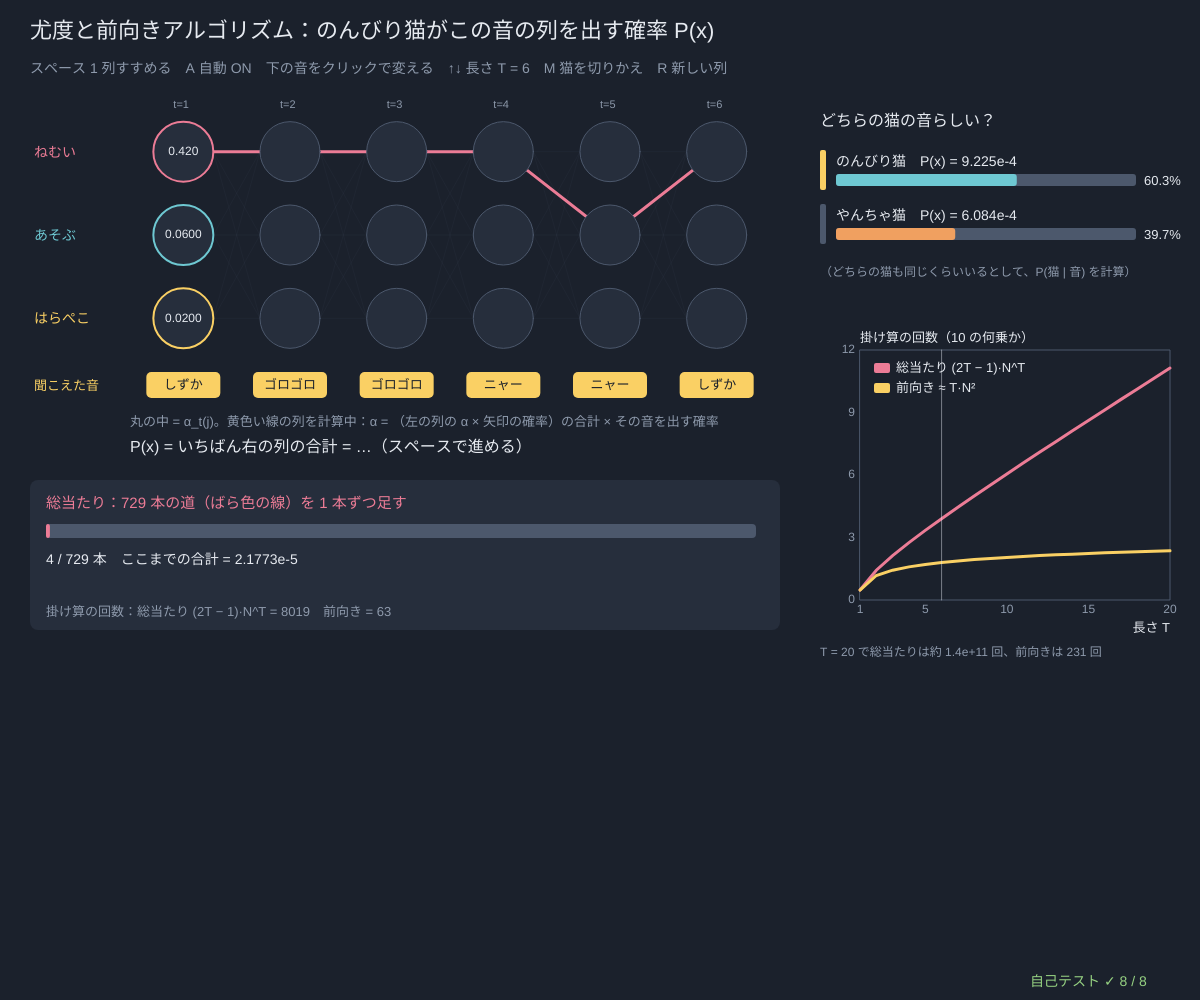
Frame 1 (no input)
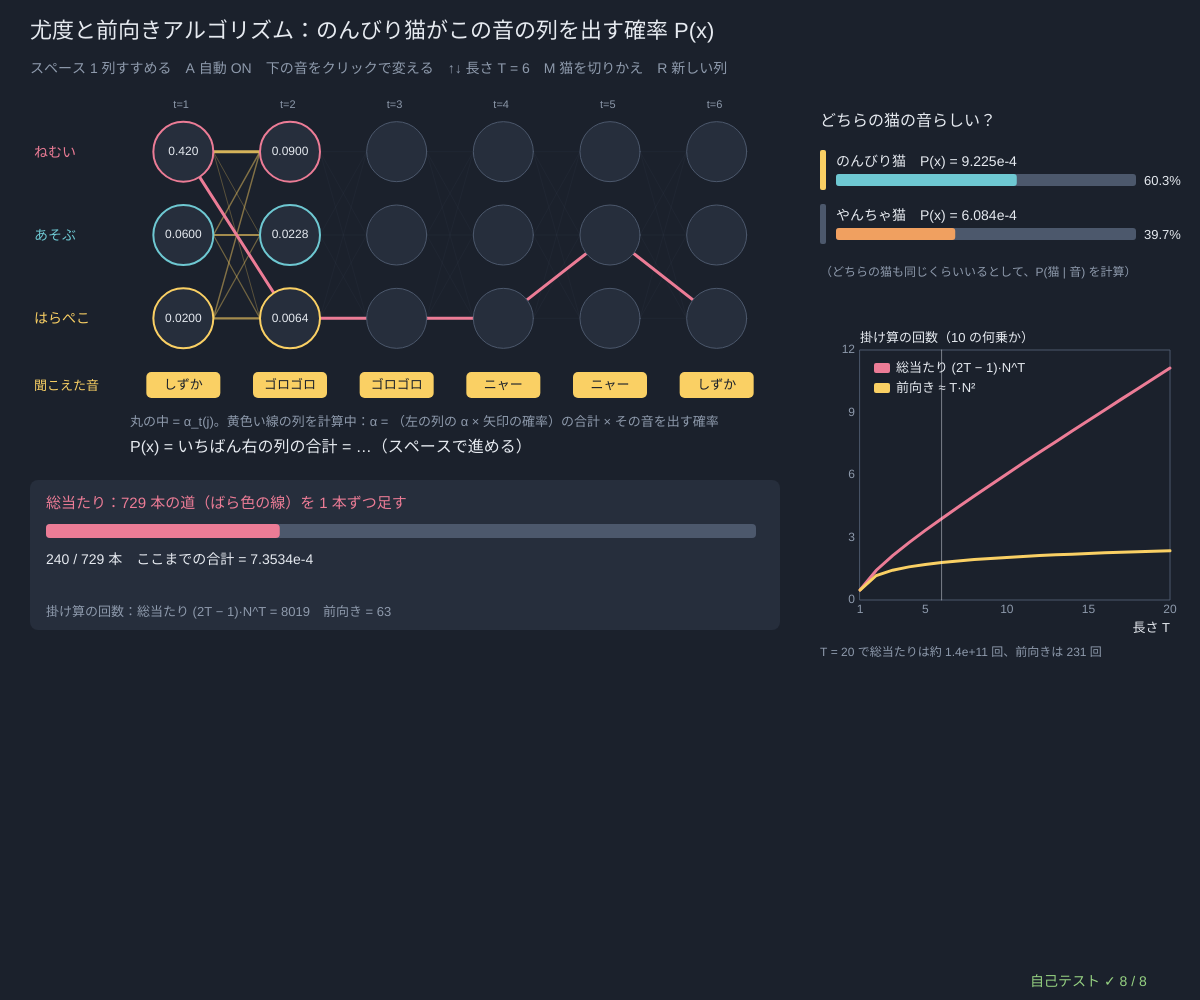
Frame 60 (no input)
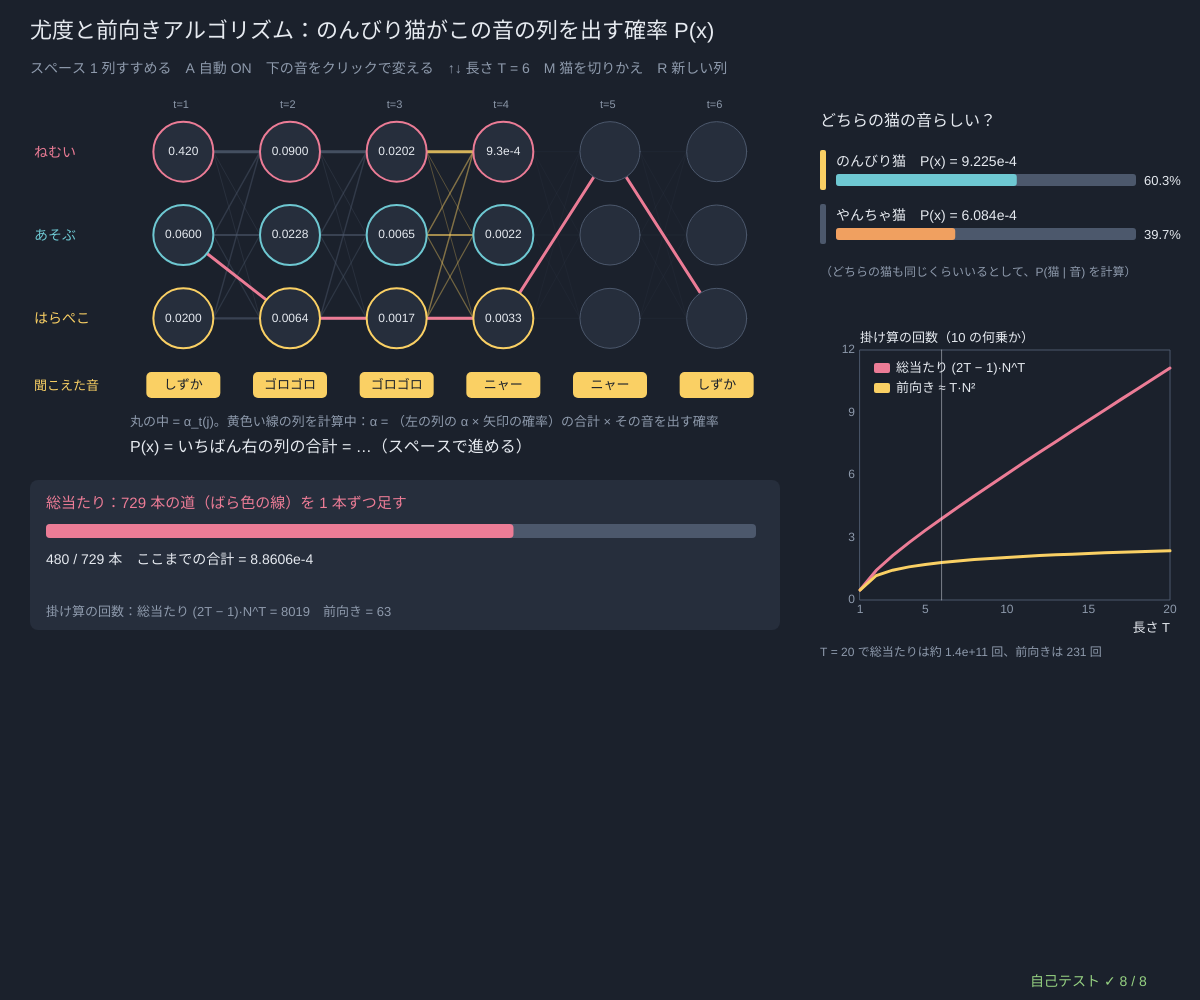
Frame 120 (the mouse pressed at the canvas centre since frame 60)

The p5.js sketch that drew these frames (run headless with seeded random() and noise() and a simulated clock; from frame 60 on, the mouse is pressed at the canvas centre):

// p5.js sketch
// ── sketch.js
// ============================================
// 01 尤度と前向きアルゴリズム ─ となりの部屋の猫のきげん（ねむい・あそぶ・はらぺこ）は見えず、聞こえる音（しずか・ゴロゴロ・ニャー）だけがわかる。
// 「この音の列が出る確率 P(x)」は、きげんの道 N^T 本ぜんぶの確率の合計。総当たりは T が増えるとすぐ無理になる。
// 前向きアルゴリズム：格子（トレリス）の点に α_t(j) = P(ここまでの音, 今 j) を左から右へ書く。α_t(j) = b_j(x_t) × Σ_i α_{t−1}(i) a_ij。掛け算は T·N² 回くらい
// 2 匹の猫（のんびり・やんちゃ）のモデルで P(x) をくらべると、どちらの猫の音らしいかがわかる
// スペース 1 列すすめる / A 自動 / 下の音をクリックで変える / ↑↓ 長さ T / M 見る猫を切りかえ / R 新しい列
// ============================================

const C_STATES = ['ねむい', 'あそぶ', 'はらぺこ'], C_OBS = ['しずか', 'ゴロゴロ', 'ニャー'], CAT_NAMES = ['のんびり猫', 'やんちゃ猫'];
const cats = [                           // ★ 2 匹のモデル（p0 = はじめ、tr = A、em = B）
  { p0: [0.6, 0.2, 0.2], tr: [[0.8, 0.1, 0.1], [0.3, 0.5, 0.2], [0.3, 0.2, 0.5]], em: [[0.7, 0.25, 0.05], [0.3, 0.3, 0.4], [0.1, 0.1, 0.8]] },
  { p0: [0.2, 0.5, 0.3], tr: [[0.4, 0.4, 0.2], [0.1, 0.7, 0.2], [0.1, 0.5, 0.4]], em: [[0.6, 0.3, 0.1], [0.2, 0.2, 0.6], [0.05, 0.05, 0.9]] },
];
const T_MAX = 10;                        // ★ 長さの上限（総当たりは 3^10 = 59049 本まで）
let seq = [0, 1, 1, 2, 2, 0], shown = 0, colsDone = 1, auto = true, fw = null, liks = [0, 0], brute = null, obsHit = [], srcCat = -1;

function setup() {
  createCanvas(windowWidth, windowHeight);
  selfTest();
  seedRng(71); refresh();
}
function windowResized() { resizeCanvas(windowWidth, windowHeight); }
function refresh() {                     // 列かモデルが変わったら計算し直す
  fw = forwardCount(cats[shown], seq); liks = cats.map((m) => fwdPlain(m, emTable(m, seq)).lik);
  colsDone = 1; brute = { k: 0, sum: 0, total: Math.pow(3, seq.length), cur: null };
}
// ★ 前向きアルゴリズム（掛け算の回数も数える）
function forwardCount(m, xs) {
  let n = m.p0.length, al = [], mults = 0;
  for (let t = 0; t < xs.length; t++) {
    let row = [];
    for (let j = 0; j < n; j++) {
      let s = 0;
      if (t === 0) s = m.p0[j]; else for (let i = 0; i < n; i++) { s += al[t - 1][i] * m.tr[i][j]; mults++; }
      row.push(s * m.em[j][xs[t]]); mults++;
    }
    al.push(row);
  }
  return { al, lik: sumOf(al[al.length - 1]), mults };
}
function pathOfIndex(k, n, len) { let zs = new Array(len); for (let t = len - 1; t >= 0; t--) { zs[t] = k % n; k = Math.floor(k / n); } return zs; }   // k 番目の道（3 進法）
function pathProb(m, xs, zs) { let p = m.p0[zs[0]] * m.em[zs[0]][xs[0]]; for (let t = 1; t < xs.length; t++) p *= m.tr[zs[t - 1]][zs[t]] * m.em[zs[t]][xs[t]]; return p; }   // 掛け算 2T − 1 回
// ★ 総当たりを少しずつ進める（1 フレームに何本か）
function advanceBrute(b, m, xs, count) {
  let end = Math.min(b.total, b.k + count);
  for (; b.k < end; b.k++) { b.cur = pathOfIndex(b.k, 3, xs.length); b.sum += pathProb(m, xs, b.cur); }
}
function bruteMults(n, len) { return (2 * len - 1) * Math.pow(n, len); }
function forwardMults(n, len) { return n + (len - 1) * (n * n + n); }

function draw() {
  background(...BG);
  let m = cats[shown], len = seq.length;
  if (auto && frameCount % 40 === 0 && colsDone < len) colsDone++;
  if (brute.k < brute.total) advanceBrute(brute, m, seq, Math.max(1, Math.ceil(brute.total / 200)));
  hudTitle('尤度と前向きアルゴリズム：' + CAT_NAMES[shown] + 'がこの音の列を出す確率 P(x)', 'スペース 1 列すすめる　A 自動 ' + (auto ? 'ON' : 'OFF') + '　下の音をクリックで変える　↑↓ 長さ T = ' + len + '　M 猫を切りかえ　R 新しい列');
  // ---- トレリス
  let gx = 130, gy = 110, gw = Math.max(420, width - 560), gh = 250, tx = (t) => gx + ((t + 0.5) * gw) / len, ty = (j) => gy + ((j + 0.5) * gh) / 3, r = Math.min(30, gw / len / 2 - 6);
  for (let j = 0; j < 3; j++) note(C_STATES[j], 34, ty(j) + 5, ST_COLS[j], 14);
  for (let t = 1; t < len; t++) for (let i = 0; i < 3; i++) for (let j = 0; j < 3; j++) {
    let on = t < colsDone; stroke(...(t === colsDone - 1 ? LAN : LINEC), on ? 60 + 190 * m.tr[i][j] : 40); strokeWeight(on ? 0.6 + 3 * m.tr[i][j] : 0.6); line(tx(t - 1) + r, ty(i), tx(t) - r, ty(j));
  }
  if (brute.cur && brute.k < brute.total) { stroke(...ROSE); strokeWeight(3); polyline(brute.cur.map((z, t) => [tx(t), ty(z)])); }
  obsHit = [];
  for (let t = 0; t < len; t++) {
    for (let j = 0; j < 3; j++) {
      let on = t < colsDone; stroke(...(on ? ST_COLS[j] : LINEC)); strokeWeight(on ? 2 : 1); fill(...PANEL); circle(tx(t), ty(j), 2 * r);
      if (on) { noStroke(); fill(...INK); textSize(r > 24 ? 12 : 10); textAlign(CENTER, CENTER); text(fmtP(fw.al[t][j]), tx(t), ty(j)); }
    }
    let bw = Math.min(74, gw / len - 6); noStroke(); fill(...LAN); rect(tx(t) - bw / 2, gy + gh + 12, bw, 26, 5);
    fill(...BG); textSize(bw > 60 ? 13 : 10); textAlign(CENTER, CENTER); text(C_OBS[seq[t]], tx(t), gy + gh + 25);
    obsHit.push({ x: tx(t) - bw / 2, y: gy + gh + 12, w: bw, h: 26 });
    note('t=' + (t + 1), tx(t) - 10, gy - 2, DIMC, 11);
  }
  note('聞こえた音', 34, gy + gh + 30, LAN, 13);
  let done = colsDone >= len;
  note('丸の中 = α_t(j)。黄色い線の列を計算中：α = （左の列の α × 矢印の確率）の合計 × その音を出す確率', gx, gy + gh + 66, DIMC, 13);
  note('P(x) = いちばん右の列の合計 = ' + (done ? fw.lik.toExponential(4) : '…（スペースで進める）'), gx, gy + gh + 92, INK, 16);
  // ---- 総当たり
  let by = gy + gh + 120; panelBox(30, by, gw + 110, 150);
  note('総当たり：' + brute.total + ' 本の道（ばら色の線）を 1 本ずつ足す', 46, by + 28, ROSE, 15);
  noStroke(); fill(...LINEC); rect(46, by + 44, gw + 70, 14, 4); fill(...ROSE); rect(46, by + 44, (gw + 70) * (brute.k / brute.total), 14, 4);
  note(brute.k + ' / ' + brute.total + ' 本　ここまでの合計 = ' + brute.sum.toExponential(4), 46, by + 84, INK, 14);
  if (brute.k >= brute.total) note('総当たり = 前向き ' + (Math.abs(brute.sum - fw.lik) <= 1e-12 * fw.lik ? '✓ 同じ答え' : '✗') + '（差 ' + Math.abs(brute.sum - fw.lik).toExponential(1) + '）', 46, by + 110, LEAF, 14);
  note('掛け算の回数：総当たり (2T − 1)·N^T = ' + bruteMults(3, len) + '　前向き = ' + fw.mults, 46, by + 136, DIMC, 13);
  // ---- 右：2 匹の比較と、回数のグラフ
  let rx = gx + gw + 50, post = normRow(liks);
  note('どちらの猫の音らしい？', rx, 126, INK, 16);
  for (let c = 0; c < 2; c++) {
    let yy = 150 + c * 54; noStroke(); fill(...(c === shown ? LAN : LINEC)); rect(rx, yy, 6, 40, 2);
    note(CAT_NAMES[c] + '　P(x) = ' + liks[c].toExponential(3), rx + 16, yy + 16, INK, 14);
    fill(...LINEC); rect(rx + 16, yy + 24, 300, 12, 3); fill(...(c === 0 ? AQUA : TANG)); rect(rx + 16, yy + 24, 300 * post[c], 12, 3);
    note(fmtN(post[c] * 100, 1) + '%', rx + 324, yy + 35, INK, 13);
  }
  note('（どちらの猫も同じくらいいるとして、P(猫 | 音) を計算）', rx, 276, DIMC, 12);
  if (srcCat >= 0) note('R で作った列の本当の出どころ：' + CAT_NAMES[srcCat], rx, 298, post[srcCat] > 0.5 ? LEAF : ROSE, 13);
  let g = { x: rx + 40, y: 350, w: Math.min(340, width - rx - 70), h: 250, x0: 1, x1: 20, y0: 0, y1: 12 };
  plotAxes(g, '長さ T', '掛け算の回数（10 の何乗か）', [1, 5, 10, 15, 20], [0, 3, 6, 9, 12]);
  let bc = [], fc = []; for (let t = 1; t <= 20; t++) { bc.push(Math.log10(bruteMults(3, t))); fc.push(Math.log10(forwardMults(3, t))); }
  drawCurve(g, bc, ROSE, 3, 1); drawCurve(g, fc, LAN, 3, 1);
  stroke(...INK, 120); strokeWeight(1); line(gX(g, len), g.y, gX(g, len), g.y + g.h);
  legend(g.x + 14, g.y + 18, [[ROSE, '総当たり (2T − 1)·N^T'], [LAN, '前向き ≈ T·N²']]);
  note('T = 20 で総当たりは約 ' + bruteMults(3, 20).toExponential(1) + ' 回、前向きは ' + forwardMults(3, 20) + ' 回', rx, g.y + g.h + 56, DIMC, 12);
  drawSelfTest();
}

function mousePressed() {
  for (let t = 0; t < obsHit.length; t++) { let h = obsHit[t]; if (mouseX >= h.x && mouseX < h.x + h.w && mouseY >= h.y && mouseY < h.y + h.h) { seq[t] = (seq[t] + 1) % 3; srcCat = -1; refresh(); colsDone = seq.length; return; } }
}
function keyPressed() {
  if (key === ' ') { if (colsDone >= seq.length) colsDone = 1; else colsDone++; auto = false; }
  if (key === 'a' || key === 'A') auto = !auto;
  if (key === 'm' || key === 'M') { shown = 1 - shown; refresh(); colsDone = seq.length; }
  if (key === 'r' || key === 'R') { srcCat = rnd() < 0.5 ? 0 : 1; seq = hmmSample(cats[srcCat], seq.length).xs; refresh(); }
  if (key === UP_ARROW && seq.length < T_MAX) { seq.push(rndInt(0, 2)); srcCat = -1; refresh(); }
  if (key === DOWN_ARROW && seq.length > 2) { seq.pop(); srcCat = -1; refresh(); }
  return false;
}

// やってみよう
// 1. 音を全部「ニャー」にすると、どちらの猫らしい？ 全部「しずか」なら？
// 2. ↑ で T を 10 にすると総当たりは何本？ T = 20 だと 1 秒に 1 億本数えても何秒かかる？
// 3. トレリスの 1 つの丸の α は、そこを通る何本の道の合計になっている？（t = 3 なら 3² = 9 本）
// 4. cats の em（B）を 2 匹とも同じにすると、見分けるのはむずかしくなる？ 何で見分けている？

// ---- 自己テスト
function selfTest() {
  selfTestResults = [];
  seedRng(710);
  check('2 つのモデルの π・A・B の行の合計 = 1', cats.every((m) => near(sumOf(m.p0), 1, 1e-12) && rowSumErr(m.tr) < 1e-12 && rowSumErr(m.em) < 1e-12));
  let worst = 0, okM = true;
  for (let k = 0; k < 24; k++) {
    let m = cats[k % 2], len = rndInt(1, 8), xs = hmmSample(m, len).xs, eb = emTable(m, xs), bf = bruteAll(m, eb), f = forwardCount(m, xs), b = bwdPlain(m, eb);
    worst = Math.max(worst, Math.abs(f.lik - bf.lik) / bf.lik, Math.abs(b.lik - bf.lik) / bf.lik, Math.abs(fwdPlain(m, eb).lik - f.lik) / bf.lik);
    if (f.mults !== forwardMults(3, len)) okM = false;
  }
  check('尤度：前向き = N^T 本の総当たり = 後ろ向き（24 本の列、T ≤ 8、相対誤差 < 1e-12）', worst < 1e-12);
  check('前向きの掛け算の回数 = N + (T − 1)(N² + N)', okM && forwardMults(3, 6) === 63);
  let xs10 = hmmSample(cats[0], 10).xs, b10 = { k: 0, sum: 0, total: 59049, cur: null }, steps = 0;
  while (b10.k < b10.total && steps++ < 1000) advanceBrute(b10, cats[0], xs10, 296);
  check('T = 10：少しずつ進めた総当たり 59049 本の合計 = 前向き', b10.k === 59049 && near(b10.sum, forwardCount(cats[0], xs10).lik, 1e-12 * b10.sum));
  check('総当たりの掛け算は (2T − 1)·N^T：T = 10 で 1121931 回、前向きは 111 回', bruteMults(3, 10) === 1121931 && forwardMults(3, 10) === 111);
  let tot = 0; for (let k = 0; k < 81; k++) tot += forwardCount(cats[1], pathOfIndex(k, 3, 4)).lik;
  check('長さ 4 の音の列 81 通りの P(x) の合計 = 1', near(tot, 1, 1e-12));
  let right = 0, nTry = 600;
  for (let k = 0; k < nTry; k++) { let c = k % 2, xs = hmmSample(cats[c], 12).xs, l0 = forwardCount(cats[0], xs).lik, l1 = forwardCount(cats[1], xs).lik; if ((l1 > l0 ? 1 : 0) === c) right++; }
  check('長さ 12 の列 600 本：尤度の大きいほうの猫と答えると ' + Math.round((100 * right) / nTry) + '% 当たる（> 75%）', right / nTry > 0.75);
  let zs = pathOfIndex(5, 3, 3);
  check('道の番号 → 道（3 進法）：5 番 = [0, 1, 2]、道の確率 = π b a b a b', zs.join() === '0,1,2' && near(pathProb(cats[0], [0, 0, 2], zs), 0.6 * 0.7 * 0.1 * 0.3 * 0.2 * 0.8, 1e-15));
  reportSelfTest();
}

// ==================================================
// ここから下は「HMM の道具」（中身は読まなくても OK。消さないでね）
// ==================================================
// ---- 色と小さな道具（霧の夜と灯り：黄 = 見える観測、ばら色 = 隠れた状態）
const BG = [27, 33, 44];                // 背景（霧の夜の青ねずみ色）
const INK = [230, 234, 240];            // 文字（やわらかい白）
const LAN = [250, 208, 100], ROSE = [236, 124, 150], AQUA = [110, 200, 210], LILAC = [176, 156, 236], LEAF = [150, 210, 130], TANG = [240, 160, 96];
const DIMC = [142, 154, 172], PANEL = [38, 46, 60], LINEC = [76, 88, 108];
const ST_COLS = [ROSE, AQUA, LAN, LILAC, LEAF, TANG, [200, 200, 210], [130, 150, 240]];   // 状態の色
function clampv(v, a, b) { return v < a ? a : v > b ? b : v !== v ? a : v; }     // NaN なら a に戻す
function sumOf(a) { let s = 0; for (let v of a) s += v; return s; }
function argMax(a) { let b = 0; for (let i = 1; i < a.length; i++) if (a[i] > a[b]) b = i; return b; }   // 同点なら小さい番号
function fmtN(v, d) { if (typeof v !== 'number' || v !== v) return '?'; if (!isFinite(v)) return v > 0 ? '∞' : '−∞'; let s = v.toFixed(d === undefined ? 2 : d); return /^-0\.?0*$/.test(s) ? s.slice(1) : s; }
function fmtP(v) {                      // 確率の表示：小さい数は 1.2e-5 の形で
  if (typeof v !== 'number' || v !== v) return '?';
  if (v === 0) return '0'; if (Math.abs(v) >= 0.001) return v.toFixed(v >= 0.1 ? 3 : 4); return v.toExponential(1);
}
function hudTitle(t, sub) {             // 左上の見出しと操作の説明（日本語は 1 文字ずつ折り返す）
  textWrap(CHAR); noStroke(); fill(...INK); textSize(22); textAlign(LEFT, BASELINE); text(t, 30, 38);
  fill(...DIMC); textSize(14); textLeading(19); text(sub, 30, 62, width - 60);
}
function panelBox(x, y, w, h) { noStroke(); fill(...PANEL); rect(x, y, w, h, 8); }
function note(s, x, y, col, sz) { noStroke(); fill(...(col || DIMC)); textSize(sz || 13); textAlign(LEFT, BASELINE); text(s, x, y); }
// ---- 種つきの乱数（同じ種なら毎回同じ列 → 実験をくり返せる）
let rngState = 1;
function seedRng(s) { rngState = (s >>> 0) || 1; }
function rnd() {                       // 0〜1 の一様乱数（mulberry32）
  rngState = (rngState + 0x6d2b79f5) >>> 0;
  let t = rngState;
  t = Math.imul(t ^ (t >>> 15), t | 1);
  t ^= t + Math.imul(t ^ (t >>> 7), t | 61);
  return ((t ^ (t >>> 14)) >>> 0) / 4294967296;
}
function rndInt(a, b) { return a + Math.floor(rnd() * (b - a + 1)); }
function randn() { let u = 1 - rnd(), v = rnd(); return Math.sqrt(-2 * Math.log(u)) * Math.cos(2 * Math.PI * v); }   // 標準正規分布
function sampleFrom(p) { let u = rnd() * sumOf(p), c = 0; for (let i = 0; i < p.length; i++) { c += p[i]; if (u < c) return i; } return p.length - 1; }   // 確率 p[i] で i を返す
// ---- 隠れマルコフモデルの道具
// モデル m = { p0: はじめの分布 π, tr: 遷移行列 A（tr[i][j] = 状態 i の次に j）, em: 出力行列 B（em[j][k] = 状態 j が記号 k を出す） }
// どの計算も「出力の表」eb[t][j] = b_j(x_t)（時刻 t の観測を状態 j が出す確率）を受け取る → 記号でも数（正規分布）でも同じ道具が使える
function lg(p) { return p > 0 ? Math.log(p) : -Infinity; }          // log 0 は −∞（NaN にしない）
function logSumExp(a) {                // log(Σ e^a_i)：いちばん大きい値を先に引く。全部 −∞ なら −∞
  let m = -Infinity; for (let v of a) if (v > m) m = v;
  if (m === -Infinity) return -Infinity;
  let s = 0; for (let v of a) s += Math.exp(v - m);
  return m + Math.log(s);
}
function normRow(r) { let s = sumOf(r); return s > 1e-300 ? r.map((v) => v / s) : r.map(() => 1 / r.length); }   // 合計 1 に（全部 0 なら一様に）
function rowSumErr(a) { let d = 0; for (let r of a) d = Math.max(d, Math.abs(sumOf(r) - 1)); return d; }
function maxAbsDiff(a, b) { let d = 0; for (let i = 0; i < a.length; i++) d = Math.max(d, Array.isArray(a[i]) ? maxAbsDiff(a[i], b[i]) : Math.abs(a[i] - b[i])); return d; }
function vecMat(v, a) {                // 横ベクトル × 行列：1 歩先の分布
  let out = new Array(a[0].length).fill(0);
  for (let i = 0; i < v.length; i++) if (v[i] !== 0) for (let j = 0; j < out.length; j++) out[j] += v[i] * a[i][j];
  return out;
}
function emTable(m, xs) { return xs.map((x) => m.em.map((r) => r[x])); }   // 記号の列 → 出力の表
function hmmSample(m, n) {             // π, A, B からサイコロで列を作る：zs = 隠れた状態、xs = 観測
  let z = sampleFrom(m.p0), zs = [], xs = [];
  for (let t = 0; t < n; t++) { if (t > 0) z = sampleFrom(m.tr[z]); zs.push(z); xs.push(sampleFrom(m.em[z])); }
  return { zs, xs };
}
// ★ 前向き：α_t(j) = P(x_1..x_t, z_t = j) = b_j(x_t) Σ_i α_{t−1}(i) a_ij。尤度 P(x) = Σ_j α_T(j)
function fwdPlain(m, eb) {
  let n = m.p0.length, al = [];
  for (let t = 0; t < eb.length; t++) {
    let prev = t === 0 ? null : al[t - 1], row = new Array(n);
    for (let j = 0; j < n; j++) { let s = 0; if (t === 0) s = m.p0[j]; else for (let i = 0; i < n; i++) s += prev[i] * m.tr[i][j]; row[j] = s * eb[t][j]; }
    al.push(row);
  }
  return { al, lik: al.length ? sumOf(al[al.length - 1]) : 1 };
}
// ★ 後ろ向き：β_t(i) = P(x_{t+1}..x_T | z_t = i) = Σ_j a_ij b_j(x_{t+1}) β_{t+1}(j)。尤度 = Σ_i π_i b_i(x_1) β_1(i)
function bwdPlain(m, eb) {
  let n = m.p0.length, len = eb.length, be = new Array(len);
  for (let t = len - 1; t >= 0; t--) {
    be[t] = new Array(n).fill(t === len - 1 ? 1 : 0);
    if (t < len - 1) for (let i = 0; i < n; i++) for (let j = 0; j < n; j++) be[t][i] += m.tr[i][j] * eb[t + 1][j] * be[t + 1][j];
  }
  let lik = 0; if (len) for (let i = 0; i < n; i++) lik += m.p0[i] * eb[0][i] * be[0][i]; else lik = 1;
  return { be, lik };
}
// ★ スケーリングつきの前向き：毎時刻 合計 c_t で割る。ah[t] = P(z_t | x_1..x_t)（= フィルタ）、log P(x) = Σ log c_t
//   c_t = 0（ありえない観測）なら logLik = −∞ にして、その時刻は一様分布で先へ進む（NaN を作らない）
function fwdScaled(m, eb) {
  let n = m.p0.length, ah = [], cs = [], logLik = 0;
  for (let t = 0; t < eb.length; t++) {
    let pred = t === 0 ? m.p0 : vecMat(ah[t - 1], m.tr), row = pred.map((v, j) => v * eb[t][j]), c = sumOf(row);
    if (!(c > 0)) { logLik = -Infinity; row = new Array(n).fill(1 / n); c = 0; } else { row = row.map((v) => v / c); if (logLik !== -Infinity) logLik += Math.log(c); }
    ah.push(row); cs.push(c);
  }
  return { ah, cs, logLik };
}
function bwdScaled(m, eb, cs) {         // 同じ c_t で割った後ろ向き。γ_t(i) = ah[t][i] × bh[t][i]
  let n = m.p0.length, len = eb.length, bh = new Array(len);
  for (let t = len - 1; t >= 0; t--) {
    bh[t] = new Array(n).fill(t === len - 1 ? 1 : 0);
    if (t < len - 1) { let c = cs[t + 1] > 0 ? cs[t + 1] : 1; for (let i = 0; i < n; i++) { let s = 0; for (let j = 0; j < n; j++) s += m.tr[i][j] * eb[t + 1][j] * bh[t + 1][j]; bh[t][i] = s / c; } }
  }
  return bh;
}
function fwdLog(m, eb) {                // 対数のまま：log α_t(j) = log b_j(x_t) + logSumExp_i(log α_{t−1}(i) + log a_ij)
  let n = m.p0.length, la = [], lt = m.tr.map((r) => r.map(lg)), buf = new Array(n);
  for (let t = 0; t < eb.length; t++) {
    let row = new Array(n);
    for (let j = 0; j < n; j++) { let s; if (t === 0) s = lg(m.p0[j]); else { for (let i = 0; i < n; i++) buf[i] = la[t - 1][i] + lt[i][j]; s = logSumExp(buf); } row[j] = s + lg(eb[t][j]); }
    la.push(row);
  }
  return { la, logLik: la.length ? logSumExp(la[la.length - 1]) : 0 };
}
// ★ 平滑化：γ_t(i) = P(z_t = i | 全部の観測)。filt = フィルタ P(z_t | x_1..x_t)
function smoothAll(m, eb) {
  let f = fwdScaled(m, eb), bh = bwdScaled(m, eb, f.cs);
  let gam = f.ah.map((a, t) => normRow(a.map((v, i) => v * bh[t][i])));
  return { filt: f.ah, gam, bh, cs: f.cs, logLik: f.logLik };
}
function xiAt(m, eb, sm, t) {           // ξ_t(i, j) = P(z_t = i, z_{t+1} = j | 全部の観測)
  let n = m.p0.length, c = sm.cs[t + 1] > 0 ? sm.cs[t + 1] : 1, out = [];
  for (let i = 0; i < n; i++) { out.push(new Array(n)); for (let j = 0; j < n; j++) out[i][j] = (sm.filt[t][i] * m.tr[i][j] * eb[t + 1][j] * sm.bh[t + 1][j]) / c; }
  return out;
}
// ★ ビタビ（対数）：dl[t][j] = 時刻 t に状態 j で終わるいちばん良い道の log 確率、bp[t][j] = そのとき 1 つ前にいた状態（戻り矢印）
function viterbiLog(m, eb) {
  let n = m.p0.length, len = eb.length, dl = [], bp = [], lt = m.tr.map((r) => r.map(lg));
  for (let t = 0; t < len; t++) {
    let row = new Array(n), back = new Array(n).fill(-1);
    for (let j = 0; j < n; j++) {
      let best = -Infinity, arg = -1;
      if (t === 0) best = lg(m.p0[j]); else for (let i = 0; i < n; i++) { let v = dl[t - 1][i] + lt[i][j]; if (v > best) { best = v; arg = i; } }
      row[j] = best + lg(eb[t][j]); back[j] = arg;
    }
    dl.push(row); bp.push(back);
  }
  let vitPath = new Array(len).fill(0), logP = len ? -Infinity : 0;
  if (len) { let z = argMax(dl[len - 1]); logP = dl[len - 1][z]; for (let t = len - 1; t >= 0; t--) { vitPath[t] = z; z = bp[t][z] >= 0 ? bp[t][z] : 0; } }
  return { vitPath, logP, dl, bp };
}
function pathLogProb(m, eb, zs) {       // 1 本の道 zs と観測がいっしょに起きる log 確率
  let s = 0; for (let t = 0; t < zs.length; t++) s += (t === 0 ? lg(m.p0[zs[0]]) : lg(m.tr[zs[t - 1]][zs[t]])) + lg(eb[t][zs[t]]);
  return s;
}
function postDecode(gam) { return gam.map(argMax); }                 // 事後復号：時刻ごとにいちばんありそうな状態
// ★ 総当たり：N^T 本の道を全部ためす（短い列だけ）。尤度、γ、ξ、いちばん良い道
function bruteAll(m, eb) {
  let n = m.p0.length, len = eb.length, total = Math.pow(n, len), zs = new Array(len).fill(0);
  let lik = 0, gam = eb.map(() => new Array(n).fill(0)), xi = eb.slice(1).map(() => m.p0.map(() => new Array(n).fill(0))), bestP = -1, best = null;
  for (let k = 0; k < total; k++) {
    let r = k; for (let t = len - 1; t >= 0; t--) { zs[t] = r % n; r = Math.floor(r / n); }
    let p = 1; for (let t = 0; t < len && p > 0; t++) p *= (t === 0 ? m.p0[zs[0]] : m.tr[zs[t - 1]][zs[t]]) * eb[t][zs[t]];
    if (p > bestP) { bestP = p; best = zs.slice(); }
    if (p === 0) continue;
    lik += p; for (let t = 0; t < len; t++) { gam[t][zs[t]] += p; if (t > 0) xi[t - 1][zs[t - 1]][zs[t]] += p; }
  }
  if (lik > 0) { gam = gam.map((g) => g.map((v) => v / lik)); xi = xi.map((x) => x.map((r) => r.map((v) => v / lik))); }
  return { lik, gam, xi, best, bestP, paths: total };
}
function stationaryOf(tr) {             // 定常分布 π A = π（なまけた連鎖 (π + πA)/2 をくり返す。周期があっても収束する）
  let v = new Array(tr.length).fill(1 / tr.length);
  for (let k = 0; k < 4000; k++) { let w = vecMat(v, tr), d = 0; for (let i = 0; i < v.length; i++) { let u = (v[i] + w[i]) / 2; d = Math.max(d, Math.abs(u - v[i])); v[i] = u; } if (d < 1e-15) break; }
  return normRow(v);
}
function hmmLogLik(m, xs) { return fwdScaled(m, emTable(m, xs)).logLik; }   // 記号の列の対数尤度 log P(x)
function predictK(belief, tr, k) { let v = belief.slice(); for (let s = 0; s < k; s++) v = vecMat(v, tr); return v; }   // k 歩先の予測：A を k 回掛ける
// ---- グラフの道具：g = { x, y, w, h, x0, x1, y0, y1 }
function gX(g, v) { return g.x + clampv((v - g.x0) / (g.x1 - g.x0), -0.02, 1.02) * g.w; }
function gY(g, v) { return g.y + g.h - clampv((v - g.y0) / (g.y1 - g.y0), -0.02, 1.02) * g.h; }
function plotAxes(g, xl, yl, xt, yt) {
  stroke(...LINEC); strokeWeight(1); noFill(); rect(g.x, g.y, g.w, g.h);
  noStroke(); fill(...DIMC); textSize(12); textAlign(CENTER, TOP);
  for (let v of xt) text(+v.toPrecision(4), gX(g, v), g.y + g.h + 4);
  textAlign(RIGHT, CENTER);
  for (let v of yt) text(+v.toPrecision(4), g.x - 5, gY(g, v));
  textAlign(LEFT, BASELINE); fill(...INK); textSize(13);
  text(xl, g.x + g.w - textWidth(xl), g.y + g.h + 32); text(yl, g.x, g.y - 8);
}
function polyline(pts) {               // 点が 2 つ以上あるときだけ折れ線を描く（空の beginShape を作らない）
  if (pts.length < 2) return;
  noFill(); beginShape(); for (let p of pts) vertex(p[0], p[1]); endShape();
}
function drawCurve(g, arr, col, sw, xOff, from, to) {   // arr[i] を x = i (+ xOff) に。長いときは間引いて 600 点まで
  let a = from || 0, b = to === undefined ? arr.length : to, n = b - a, stride = Math.max(1, Math.ceil(n / 600)), pts = [];
  for (let i = a; i < b; i += stride) if (isFinite(arr[i])) pts.push([gX(g, i + (xOff || 0)), gY(g, arr[i])]);
  stroke(...col); strokeWeight(sw || 2); polyline(pts);
}
function legend(x, y, items) {         // items = [[色, 名前], …]
  textSize(13); textAlign(LEFT, CENTER);
  for (let [c, s] of items) { noStroke(); fill(...c); rect(x, y - 5, 16, 10, 2); fill(...INK); text(s, x + 22, y); y += 20; }
}
function drawMatrix(a, x, y, cw, ch, rowNames, colNames, opts) {   // 行列を色つきの表で（明るい = 大きい）
  opts = opts || {}; let d = opts.digits === undefined ? 2 : opts.digits, col = opts.col || AQUA;
  textAlign(CENTER, CENTER); textSize(opts.ts || 13);
  for (let i = 0; i < a.length; i++) for (let j = 0; j < a[i].length; j++) {
    let v = a[i][j], t = clampv(Math.abs(v) / (opts.hi || 1), 0, 1); noStroke();
    fill(PANEL[0] + t * (col[0] * 0.75 - PANEL[0]), PANEL[1] + t * (col[1] * 0.75 - PANEL[1]), PANEL[2] + t * (col[2] * 0.75 - PANEL[2])); rect(x + j * cw, y + i * ch, cw - 2, ch - 2, 3);
    if (opts.numbers !== false) { fill(...INK); text(fmtN(v, d), x + j * cw + cw / 2, y + i * ch + ch / 2); }
  }
  fill(...DIMC);
  if (rowNames) for (let i = 0; i < a.length; i++) { textAlign(RIGHT, CENTER); text(rowNames[i], x - 6, y + i * ch + ch / 2); }
  if (colNames) for (let j = 0; j < a[0].length; j++) { textAlign(CENTER, BOTTOM); text(colNames[j], x + j * cw + cw / 2, y - 3); }
}
function drawBand(arr, x, y, w, h, colOf) {   // 状態の列を色の帯で（同じ色が続くところは 1 つの四角にまとめる）
  let n = arr.length, s = 0; noStroke();
  for (let t = 1; t <= n; t++) if (t === n || arr[t] !== arr[s]) { let c = colOf(arr[s]); if (c) { fill(...c); rect(x + (s / n) * w, y, ((t - s) / n) * w + 0.6, h); } s = t; }
}
function arrowLine(x1, y1, x2, y2, hs) { // 矢印
  let L = Math.hypot(x2 - x1, y2 - y1) || 1, ux = (x2 - x1) / L, uy = (y2 - y1) / L; hs = hs || 7;
  line(x1, y1, x2 - ux * hs * 0.6, y2 - uy * hs * 0.6);
  push(); noStroke(); triangle(x2, y2, x2 - ux * hs - uy * hs * 0.5, y2 - uy * hs + ux * hs * 0.5, x2 - ux * hs + uy * hs * 0.5, y2 - uy * hs - ux * hs * 0.5); pop();
}
// ---- 自己テストの道具
let selfTestResults = [];
function check(name, cond) { selfTestResults.push({ name, ok: !!cond }); }
function near(a, b, tol) { return typeof a === 'number' && isFinite(a) && Math.abs(a - b) <= (tol === undefined ? 1e-9 : tol); }
function noNaN(v) { return Array.isArray(v) || ArrayBuffer.isView(v) ? Array.from(v).every(noNaN) : !(typeof v === 'number' && v !== v); }
function reportSelfTest() { for (let r of selfTestResults) (r.ok ? console.log : console.error)((r.ok ? '✓ ' : '✗ ') + r.name); }
function selfTestLine() { let n = selfTestResults.filter((r) => r.ok).length; return '自己テスト ' + (n === selfTestResults.length ? '✓ ' : '✗ ') + n + ' / ' + selfTestResults.length; }
function drawSelfTest(x, y) { noStroke(); fill(...(selfTestResults.every((r) => r.ok) ? LEAF : [255, 90, 90])); textSize(14); textAlign(LEFT, BASELINE); text(selfTestLine(), x === undefined ? width - 170 : x, y === undefined ? height - 14 : y); }
